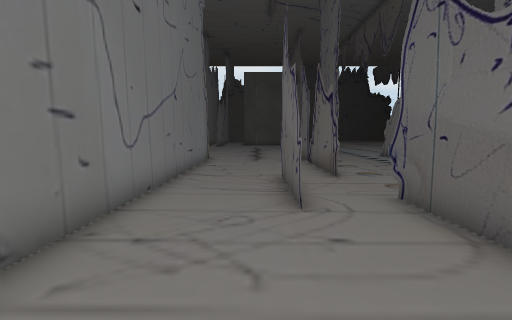
view 1 (above)

17 first-person views from a walk through a scene from a Unity 3-D project. The camera is 0.68 m above the floor, tilts 6° down and sees 90° across. The floor is counted in squares, 0.5 m on a side. Each view is taken from the middle of a square. On the plan, view 1 faces up. The plan holds only what a view shows up to about 13 squares ahead; the rest is blank. The place goes on beyond the plan. The player is left out. Some surface patterns are stand-ins.

view 2
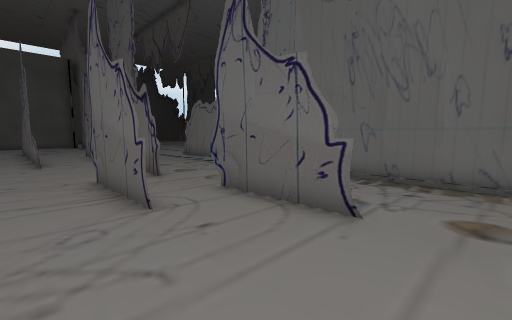

view 3
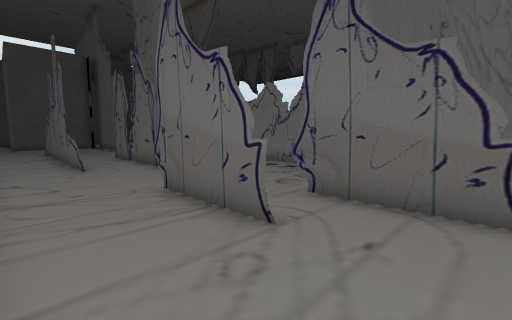

view 4
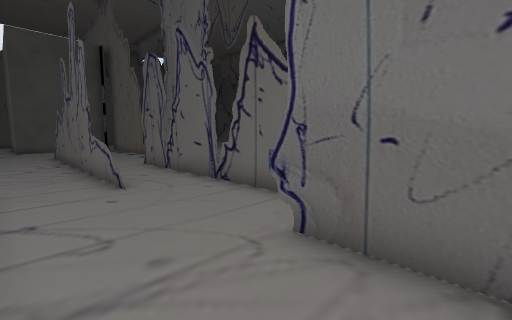

view 5
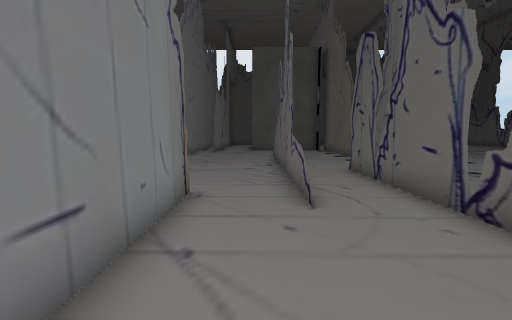

view 6
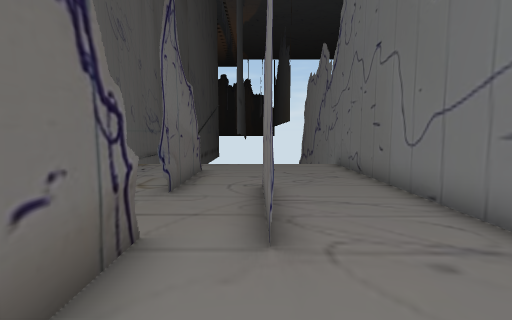

view 7
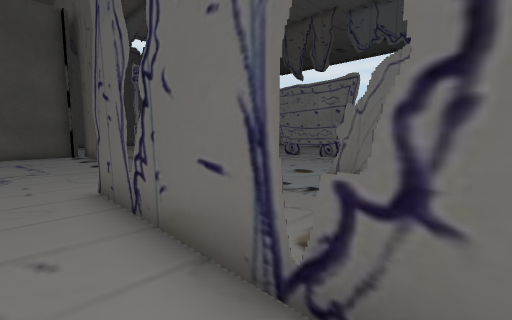

view 8
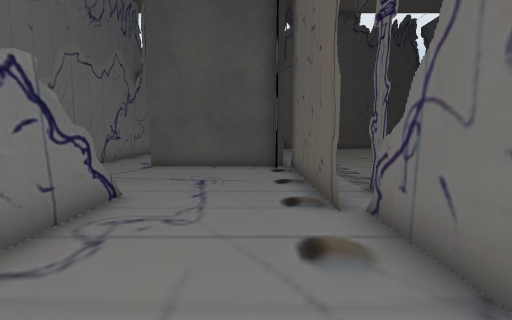

view 9
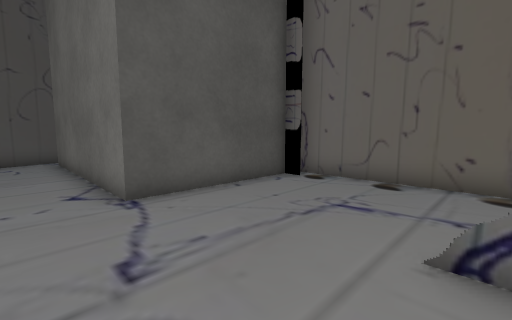

view 10
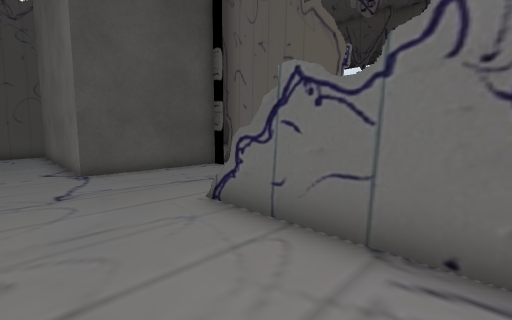

view 11
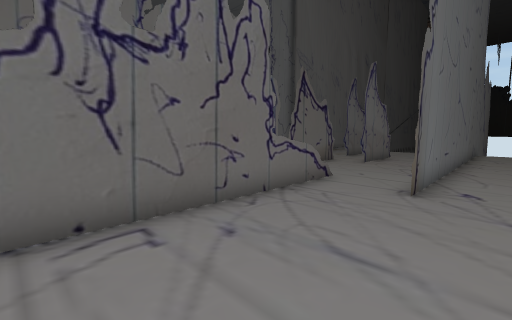

view 12
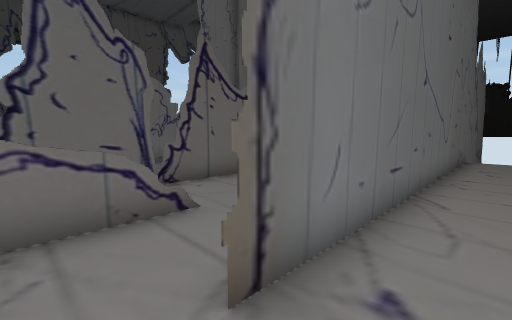

view 13
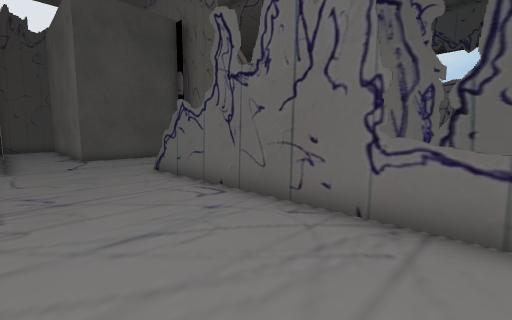

view 14
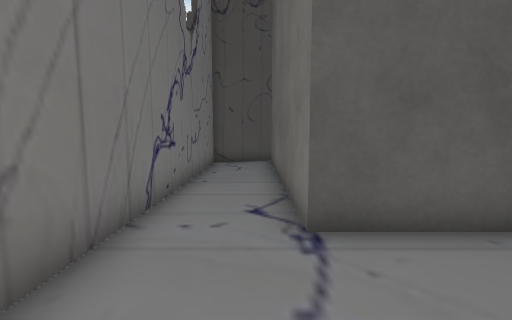

view 15
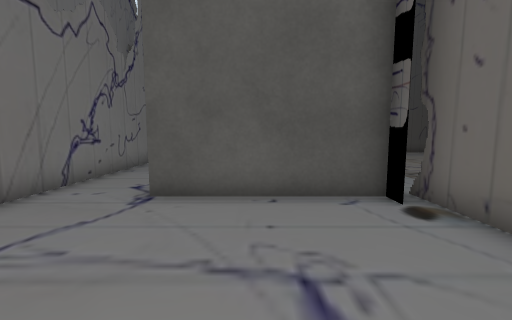

view 16
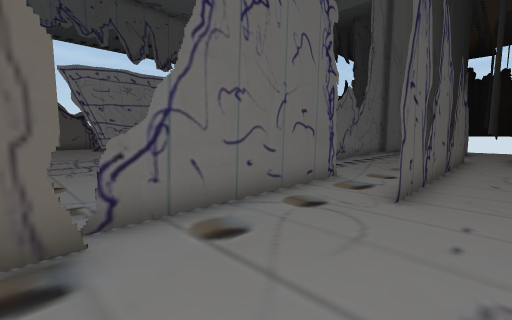

view 17
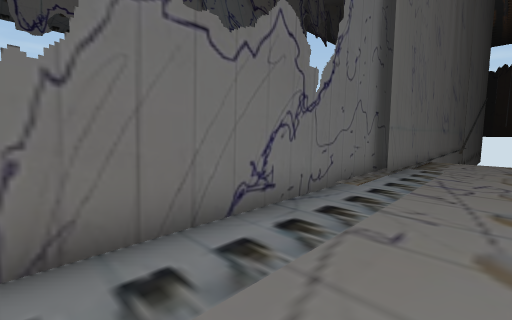

### Floor plan
Key: @ floor where view 1 was taken; # wall or solid block; . main floor; : floor 0.05 m higher than the main floor; + floor 0.1 m higher than the main floor; / step, stairs or slope; = window, fence, low wall or low ledge; B barricade; O other object.
Columns run from 4 left of view 1 to 14 right of it. Each row starts with its distance up from view 1.
 37 ###O
 36 #..O
 35 #..O
 34 #..O
 33 #..O
 32 #..O      ::
 31 #..O      :::
 30 #..O     .:::
 29 #..OOOOOB.:::
 28 #.......O ::
 27 #.......# ::
 26  .......# ::
 25  .......#.:
 24  ... ...#.#
 23  ...#...###
 22  ...#....#::::++++
 21 ....#....#  ::++#++
 20 ....#....#   :  #++
 19 ....#....#  :: +#
 18 ....#. ..#  : ++#
 17 ....#..#.#  :/++#
 16 ....#..#.#: :/++
 15 ....=..#..: :/
 14 .#..=..#..:#
 13 .#..#..#..:#
 12 .#.. ..=..:#
 11 .#.....#..:#
 10 .#.....#..:#
  9 .#.....#..:#
  8 .#...#.#..:#
  7 .#...#....:#
  6 .#...#....:#
  5 .#...#.#..:#
  4 .#... .#..:#
  3 .#.....#...#
  2 .#.....#...#
  1 .#.........#
  0 .#..@......#
 -1  #         #

Positions as (right, up) in squares from view 1, and headings:
1: (0, 0), facing up
2: (-1, 0), facing up-right
3: (-2, 2), facing up-right
4: (-2, 6), facing up-right
5: (-1, 8), facing up
6: (1, 11), facing down
7: (1, 11), facing up-right
8: (3, 18), facing up
9: (-3, 23), facing up-right
10: (-3, 19), facing up-right
11: (-4, 20), facing down-right
12: (-4, 15), facing down-right
13: (-4, 14), facing up-right
14: (-2, 25), facing up
15: (1, 23), facing up
16: (1, 23), facing down-right
17: (4, 14), facing down-right
